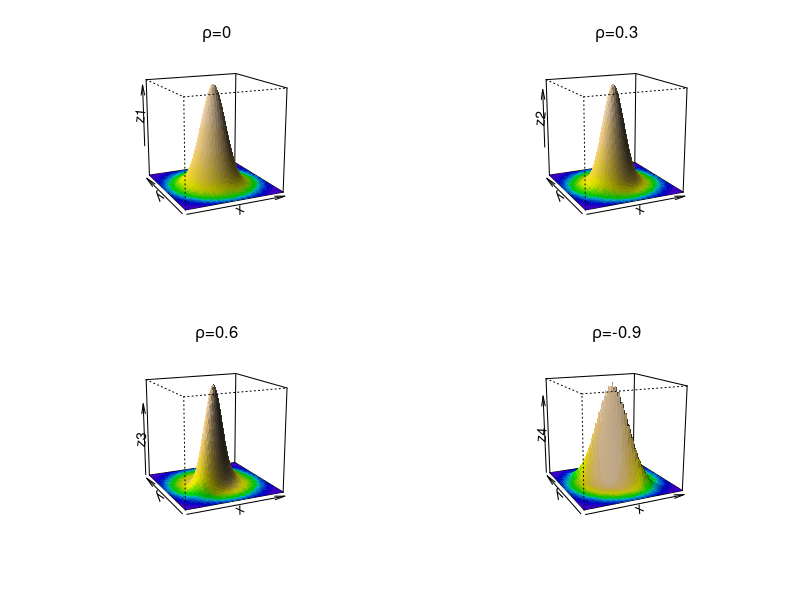
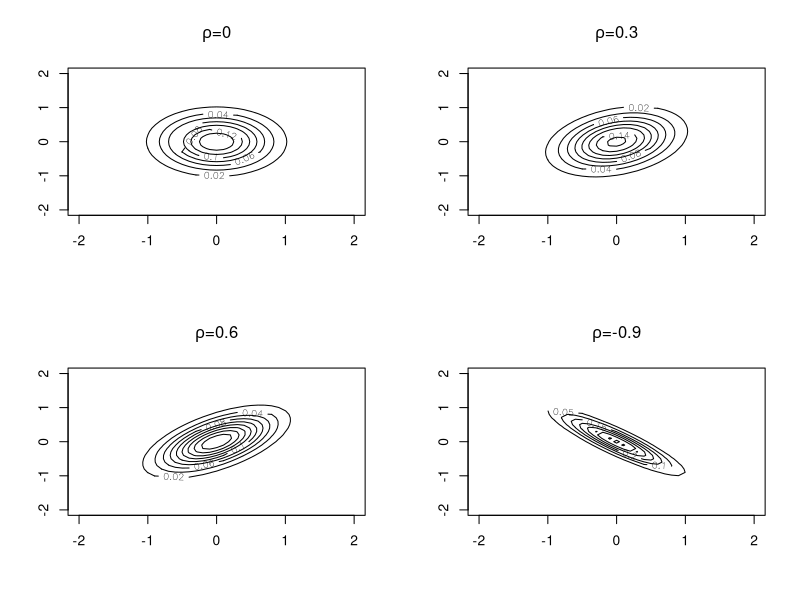
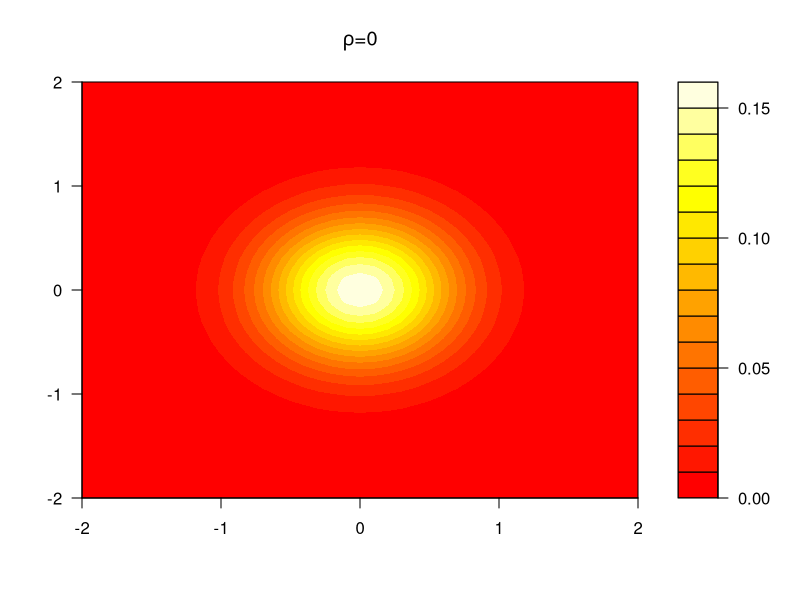
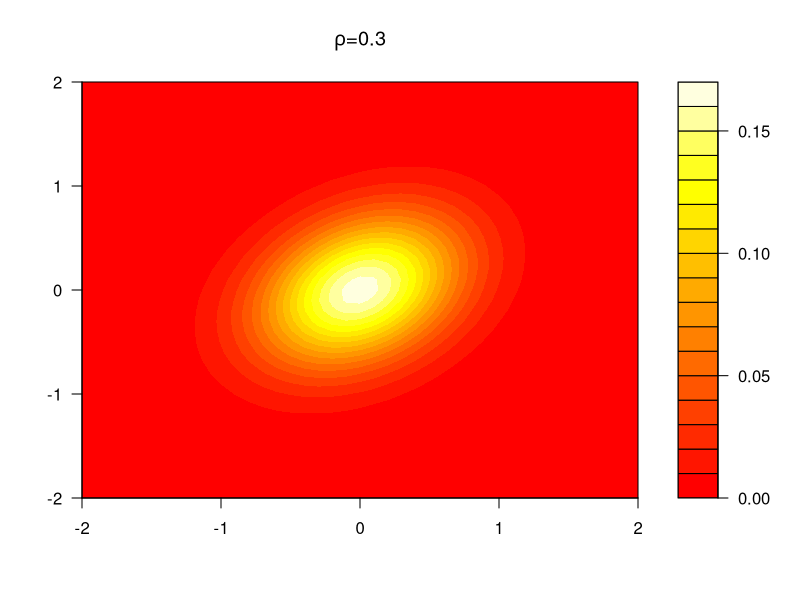
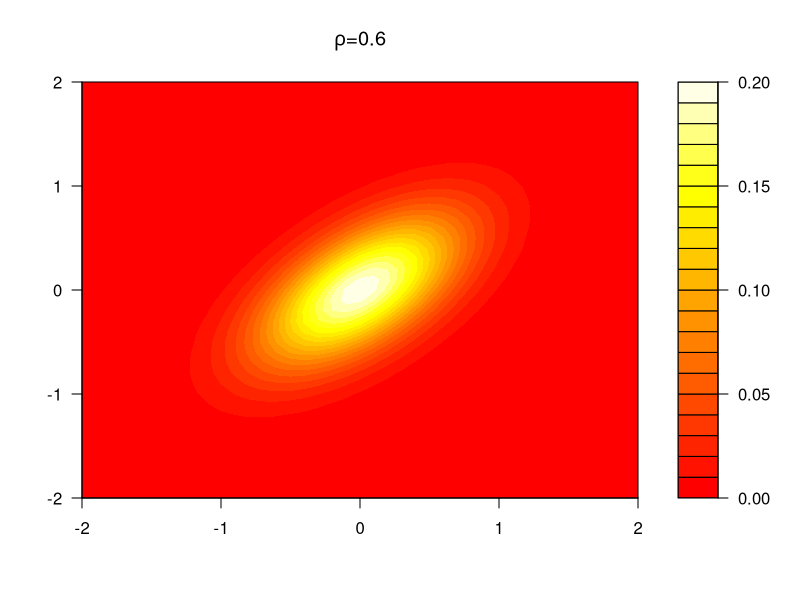
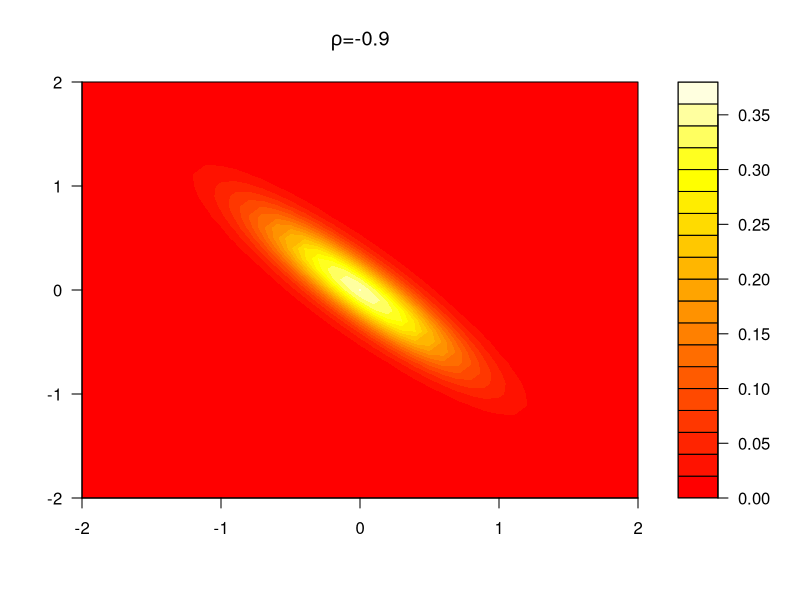

The R source for these figures, in order:
### Example of a joint density.

#Note: The graphics below will require that you have XQuartz installed. 

x = seq(0,5,0.2)
y = x
f = function(x,y){ 2*exp(-x)*exp(-2*y) }
z = outer(x,y,f)

#X11()
#par(mfrow=c(2,2))

#persp(z)
#persp(z,eye=c(5,-1,3))
#persp(z,eye=c(-1,5,3))
#persp(z,eye=c(5,5,3))

### Example of plotting the joint normal distribution. 

x = seq(-2,2,0.1)
y = seq(-2,2,0.1)

X11()
par(mfrow=c(2,2))

#3-D Bivariate Normal with different values of the correlation coefficient.
bvn = function(x,y){
  mu1 = 0
  sigma1 = 1
  mu2 = 0
  sigma2 = 1
  rho = 0
  ((2*pi*sigma1*sigma2*sqrt(1-rho^2))^(-1))*
    exp( -(2*((1-rho^2))^(-1)) * ( (x-mu1)^2/sigma1^2 + (y-mu2)^2/sigma2^2
                                   - ( (2*rho*(x-mu1)*(y-mu2) )/ (sigma1*sigma2) ) ) )
}

z1 = outer(x,y,bvn)
zi <- z1[ -1,-1] + z1[ -1,-41] + z1[-41,-1] + z1[-41,-41]  ## / 4

fcol <- matrix(0, nr = nrow(z1)-1, nc = ncol(z1)-1)
fcol <- topo.colors(20)[cut(zi, stats::quantile(zi, seq(0,1, len = 21)), include.lowest = TRUE)]

persp(x, y, z1, theta = -25, r=8, col = fcol, shade = 0.4, border = NA, main = expression(paste(rho,"=0")))
bvn = function(x,y){
  mu1 = 0
  sigma1 = 1
  mu2 = 0
  sigma2 = 1
  rho = 0.3
  ((2*pi*sigma1*sigma2*sqrt(1-rho^2))^(-1))*
    exp( -(2*((1-rho^2))^(-1)) * ( (x-mu1)^2/sigma1^2 + (y-mu2)^2/sigma2^2
                                   - ( (2*rho*(x-mu1)*(y-mu2) )/ (sigma1*sigma2) ) ) )
}

z2 = outer(x,y,bvn)
persp(x, y, z2, theta = -25, r=8, col = fcol, shade = 0.4, border = NA, main = expression(paste(rho,"=0.3")))

bvn = function(x,y){
  mu1 = 0
  sigma1 = 1
  mu2 = 0
  sigma2 = 1
  rho = 0.6
  ((2*pi*sigma1*sigma2*sqrt(1-rho^2))^(-1))*
    exp( -(2*((1-rho^2))^(-1)) * ( (x-mu1)^2/sigma1^2 + (y-mu2)^2/sigma2^2
                                   - ( (2*rho*(x-mu1)*(y-mu2) )/ (sigma1*sigma2) ) ) )
}

z3 = outer(x,y,bvn)
persp(x, y, z3, theta = -25, r=8, col = fcol, shade = 0.4, border = NA, main = expression(paste(rho,"=0.6")))

bvn = function(x,y){
  mu1 = 0
  sigma1 = 1
  mu2 = 0
  sigma2 = 1
  rho = -0.9
  ((2*pi*sigma1*sigma2*sqrt(1-rho^2))^(-1))*
    exp( -(2*(1-rho^2)^(-1)) * ( (x-mu1)^2/sigma1^2 + (y-mu2)^2/sigma2^2
                                 - ( (2*rho*(x-mu1)*(y-mu2) )/ (sigma1*sigma2) ) ) )
}

z4 = outer(x,y,bvn)
persp(x, y, z4, theta = -25, r=8, d = .1, col = fcol, shade = 0.4, border = NA, main = expression(paste(rho,"=-0.9")))
X11()
par(mfrow=c(2,2))

contour(x,y,z1, main = expression(paste(rho,"=0")))
contour(x,y,z2, main = expression(paste(rho,"=0.3")))
contour(x,y,z3, main = expression(paste(rho,"=0.6")))
contour(x,y,z4, main = expression(paste(rho,"=-0.9")))

X11()
filled.contour(x,y,z1, color = heat.colors, main = expression(paste(rho,"=0")))
X11()
filled.contour(x,y,z2, color = heat.colors, main = expression(paste(rho,"=0.3")))
X11()
filled.contour(x,y,z3, color = heat.colors, main = expression(paste(rho,"=0.6")))
X11()
filled.contour(x,y,z4, color = heat.colors, main = expression(paste(rho,"=-0.9")))



